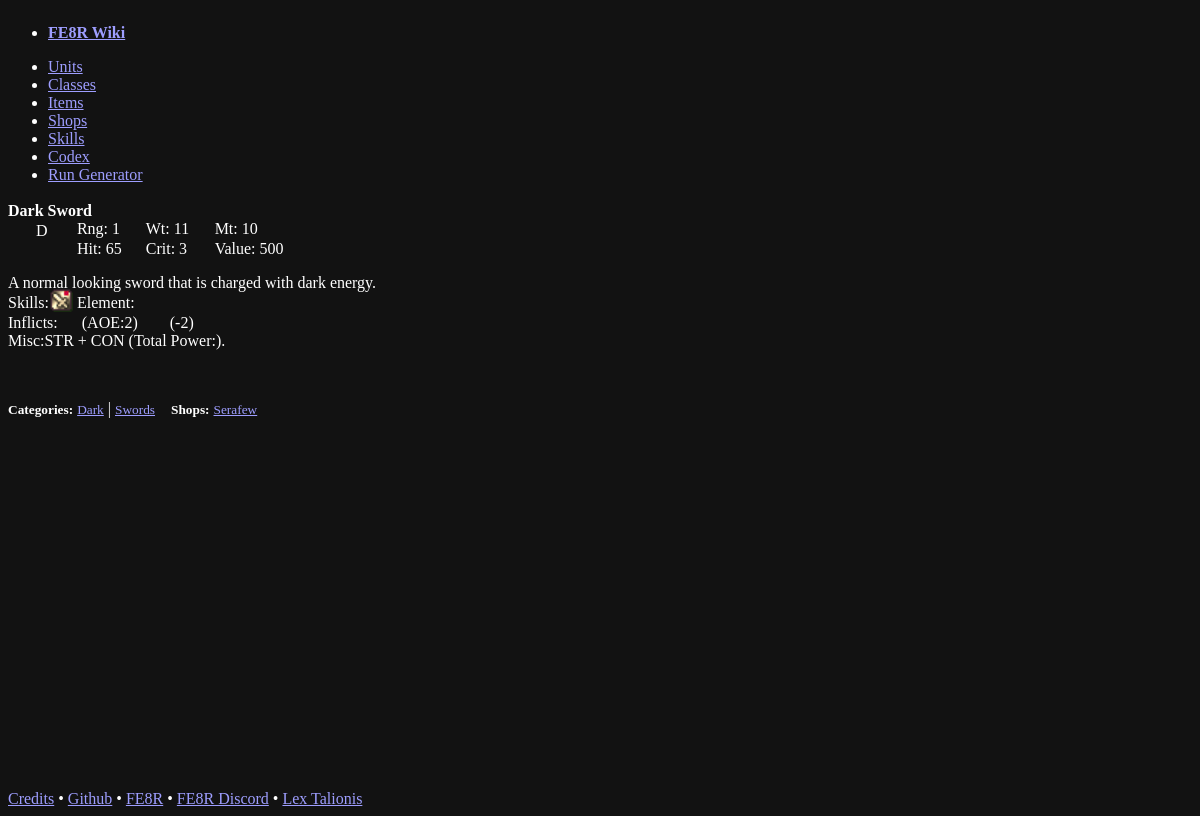
Page /items/Dark_Sword on the earlier database version.
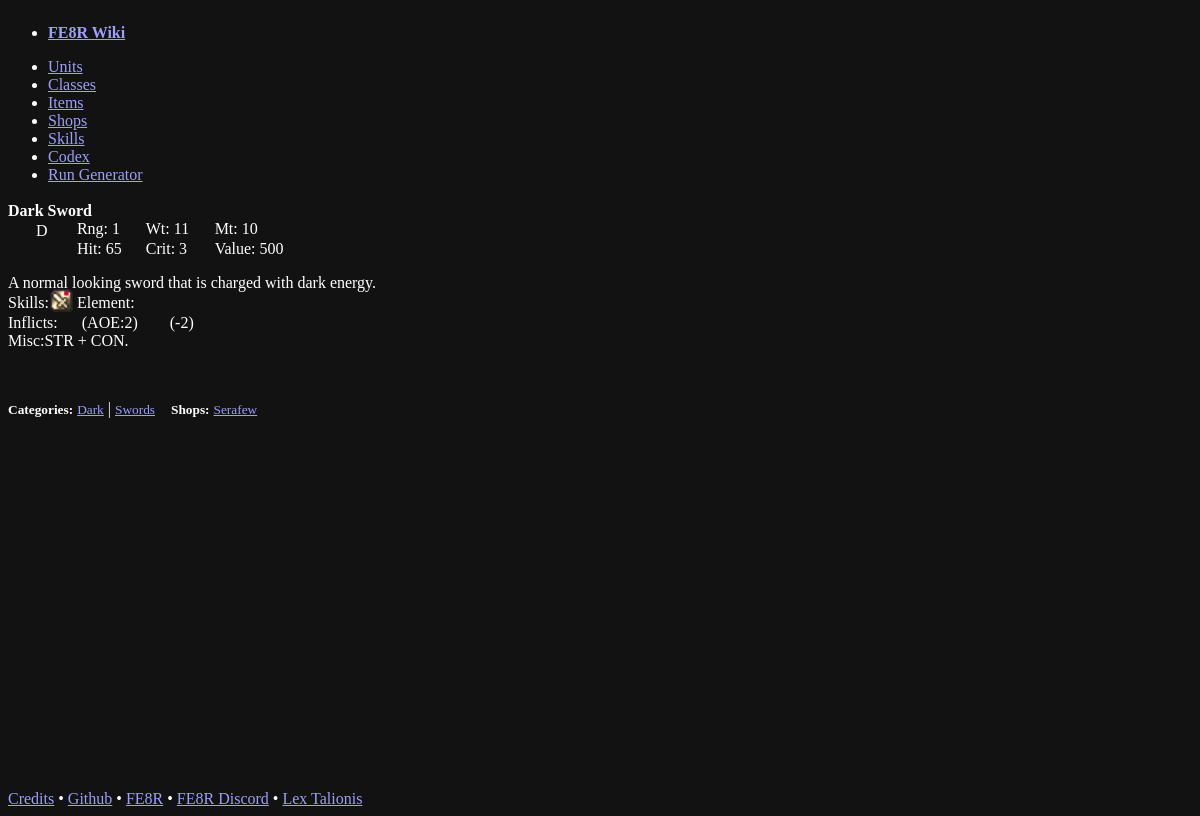
Same page on the later database version.
### app/models.py (models this page shows, shortened)
class Item(db.Model):
    __tablename__ = "items"
    nid: Mapped[str] = mapped_column(primary_key=True)
    name: Mapped[str]
    desc: Mapped[str]
    value: Mapped[int]
    weapon_rank: Mapped[str]
    weapon_rank_order_key: Mapped[str]
    weapon_type: Mapped[str]
    target: Mapped[str]
    damage: Mapped[int]
    weight: Mapped[int]
    crit: Mapped[int]
    hit: Mapped[int]
    min_range: Mapped[int]
    max_range: Mapped[int]
    icon_class: Mapped[str]
    categories: Mapped[list["ItemCategory"]] = relationship(
        secondary=item_category_assoc,
        back_populates="items",
    )
    sub_items = relationship(
        "Item",
        secondary=sub_item_assoc,
        primaryjoin=(sub_item_assoc.c.super_item_nid == nid),
        secondaryjoin=(sub_item_assoc.c.sub_item_nid == nid),
        backref="super_items",
    )
    status_on_equip = relationship(
        "Skill",
        secondary=item_skill_assoc,
        backref="items",
    )

class ItemCategory(db.Model):
    __tablename__ = "item_categories"
    nid: Mapped[str] = mapped_column(primary_key=True)
    name: Mapped[str]
    type: Mapped[str]
    order_key: Mapped[int]
    items: Mapped[list["Item"]] = relationship(
        secondary=item_category_assoc,
        back_populates="categories",
    )

class Shop(db.Model):
    __tablename__ = "shops"
    nid: Mapped[str] = mapped_column(primary_key=True)
    name: Mapped[str]
    type: Mapped[str]
    order_name: Mapped[str]
    abbr_name: Mapped[str]
    items = relationship(
        "Item",
        secondary=shop_item_assoc,
        backref="shops",
        uselist=True,
    )

### app/blueprints/items.py (the view)
@bp.route("/<string:fe_item_nid>")
def get_fe_item_sheet(fe_item_nid="Iron_Sword_Test") -> str:
    item_data = db.get_or_404(Item, fe_item_nid)
    return render_template("item_sheet.html.jinja2", item_data=item_data)

### app/__init__.py (called while the page is built)
def currency_format(value):
    return f"{value:,}"

### app/templates/item_sheet.html.jinja2 (shortened to what this page needs)
{% if not request.headers.hx_request %}
{% extends "layout.html.jinja2" %}
{% endif %}
{% block content %}
<article>
    <header>
        <strong>{{ item_data.name }} <span class="{{ item_data.icon_class }}"></span></strong>
    </header>
    {% if (item_data.weapon_type and item_data.weapon_type not in ['Misc','Accessory','Held Item']) or
    item_data.min_range or item_data.weight or
    item_data.damage or item_data.hit or
    item_data.crit or item_data.value %}
    <section class="stat-grid">
        {% if item_data.weapon_type not in ['Misc','Accessory','Held Item',"Consumable"] %}
        <div>
            <span class=" Wexpicons-icon {{ item_data.weapon_type }}-subIcon"></span>{% if item_data.weapon_rank %}
            {{item_data.weapon_rank}}{% endif %}<br />
        </div>
        {% endif %}
        {% if item_data.min_range %}
        <div>
            {% if item_data.min_range == item_data.max_range %}
            <span class="lt-color-yellow">Rng: </span>{{ item_data.min_range }}<br />
            {% else %}
            <span class="lt-color-yellow">Rng: </span>{{ item_data.min_range }}&ndash;{{ item_data.max_range
            }}<br />
            {% endif %}
        </div>
        {% endif %}
        {% if item_data.weight %}
        <div>
            <span class="lt-color-yellow">Wt: </span>{{ item_data.weight }}<br />
        </div>
        {% endif %}
        {% if item_data.damage %}
        <div>
            <span class="lt-color-yellow">Mt: </span>{{ item_data.damage }}<br />
        </div>
        {% endif %}
        {% if item_data.hit %}
        <div>
            <span class="lt-color-yellow">Hit: </span>{{ item_data.hit }}<br />
        </div>
        {% endif %}
        {% if item_data.crit %}
        <div>
            <span class="lt-color-yellow">Crit: </span>{{ item_data.crit }}<br />
        </div>
        {% endif %}
        {% if item_data.value %}
        <div>
            <span class="lt-color-yellow">Value: </span>{{ item_data.value|currency_format }}<br />
        </div>
        {% endif %}
        {% endif %}
    </section>
    {% if item_data.desc %}
    <section>
        <p>{{ item_data.desc }}</p>
    </section>
    {% endif %}
    {% if item_data.status_on_equip and request.args.get('hideSkills') != "true" %}
    <br />
    <section class="skill-grid">
        {% for skill in item_data.status_on_equip %}
        <div>
        </div>
        {% endfor %}
    </section>
    {% endif %}
    {% if not request.headers.hx_request%}
    <footer>
        {% if item_data.categories %}
        <strong><small>Categories:</small></strong>
        {% for item_cat in item_data.categories%}
        <a href="/items?selectedCategory={{ item_cat.nid }}"><small>{{ item_cat.name }}</small></a>
        {% if not loop.last %}
        |
        {% else %}
        &nbsp;&nbsp;
        {% endif %}
        {% endfor %}
        {% endif %}
        {% if item_data.shops %}
        <strong><small>Shops:</small></strong>
        {% for shop in item_data.shops %}
        <a href="/items/shops/{{ shop.nid }}"><small>{{ shop.abbr_name }}</small></a>
        {% endfor %}
        {% endif %}
    </footer>
    {% endif %}
</article>
{% endblock content %}

### app/templates/layout.html.jinja2 (shortened to what this page needs)
<!DOCTYPE html>
<html lang="en" data-theme="dark">
<head>
  <link rel="stylesheet" href="https://cdn.jsdelivr.net/npm/@picocss/pico@2/css/pico.min.css">
  <link rel="stylesheet" href="https://unpkg.com/open-props" />
  <link rel="stylesheet" href="{{ url_for('static', filename='css/custom.min.css') }}">
  <link rel="stylesheet" href="{{ url_for('static', filename='css/iconsheet.min.css') }}">
</head>
<body>
  <header class="container-fluid">
    <nav role="menu">
      <ul>
        <li><strong><a class="contrast" href="{{ url_for('index') }}">FE8R Wiki</a></strong></li>
      </ul>
      <ul>
        <li>
          <a href="{{ url_for('units.get_fe_unit_index') }}">Units</a>
        </li>
        <li>
          <a href="{{ url_for('classes.get_fe_class_index') }}">Classes</a>
        </li>
        <li>
          <a href="{{ url_for('items.get_fe_item_index') }}">Items</a>
        </li>
        <li>
          <a href="{{ url_for('items.get_shop_index') }}">Shops</a>
        </li>
        <li>
          <a href="{{ url_for('skills.get_fe_skill_index') }}">Skills</a>
        </li>
        <li>
          <a href="{{ url_for('codex.get_codex_index') }}">Codex</a>
        </li>
        <li>
          <a href="{{ url_for('random_run.get_random_run_index') }}">Run Generator</a>
        </li>
      </ul>
    </nav>
  </header>
  <main class="container">
    {% block content %}
    {% endblock content %}
  </main>
  <footer class="container-fluid">
    <span><a href="{{ url_for('get_credits') }}">Credits</a></span> •
    <span><a href="https://github.com/rygon1/fe8r-guide">Github</a></span> •
    <span><a href="https://github.com/FE8Dev/FE8RProject">FE8R</a></span> •
    <span><a href="https://discord.gg/vBZDdfDxAC">FE8R Discord</a></span> •
    <span><a href="https://lex-talionis.net/">Lex Talionis</a></span>
  </footer>
</body>
</html>

Differences in the rows shown:
changed Item "Dark Sword": desc "A normal looking sword that is charged with dark energy. Skills: Element: Inflicts: (AOE:2) (-2) Misc: STR + CON (Total Power: )." → "A normal looking sword that is charged with dark energy. Skills: Element: Inflicts: (AOE:2) (-2) Misc: STR + CON."
